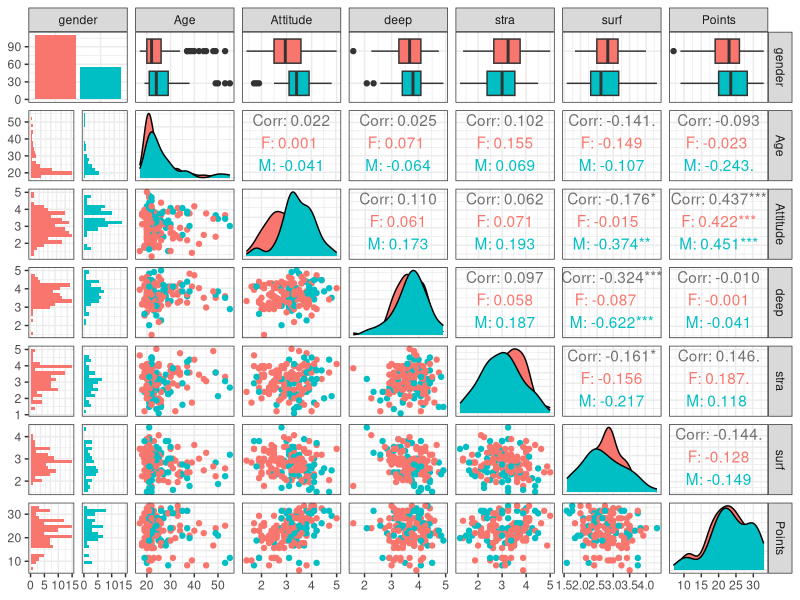
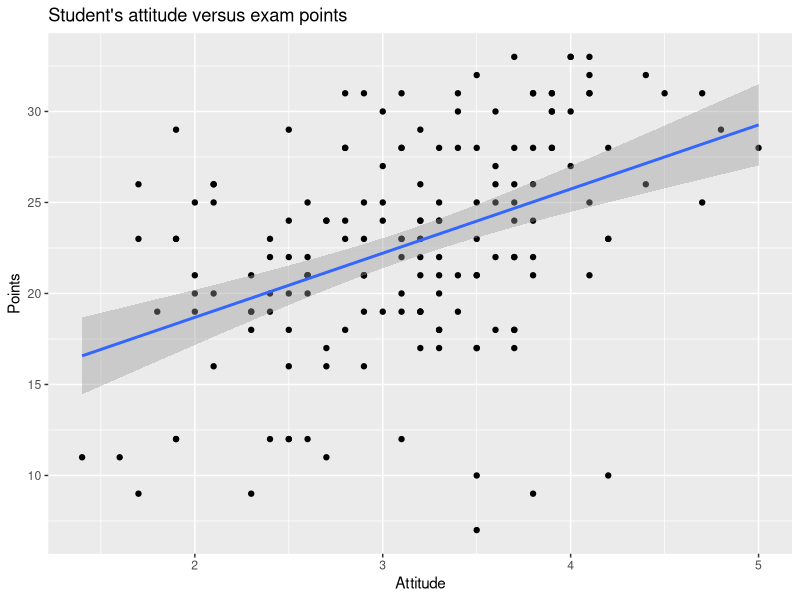
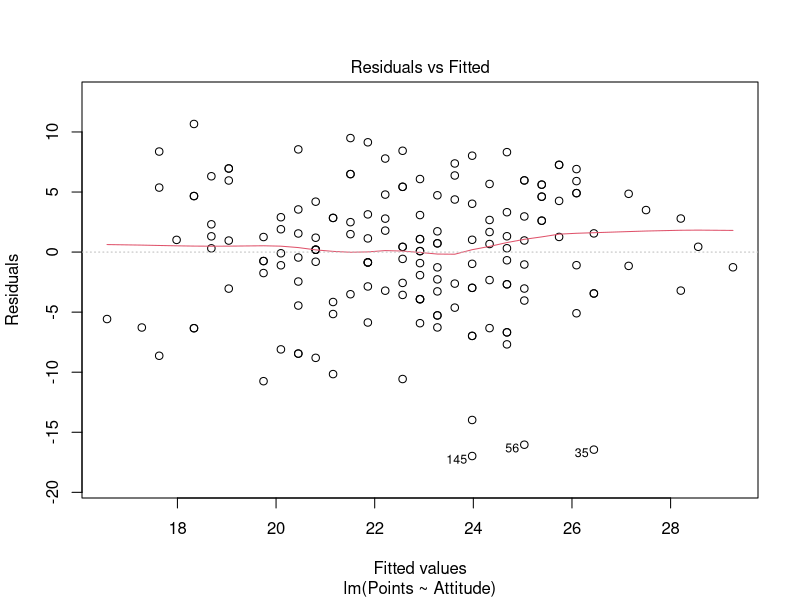
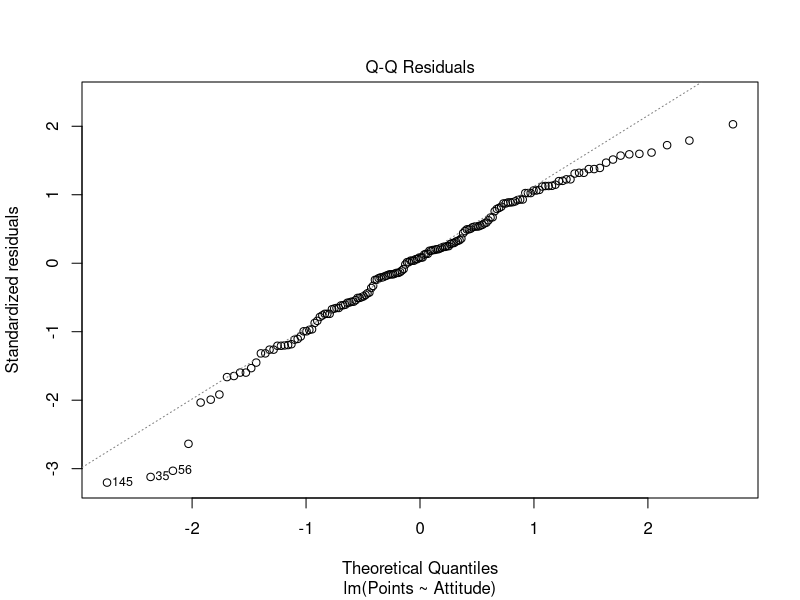
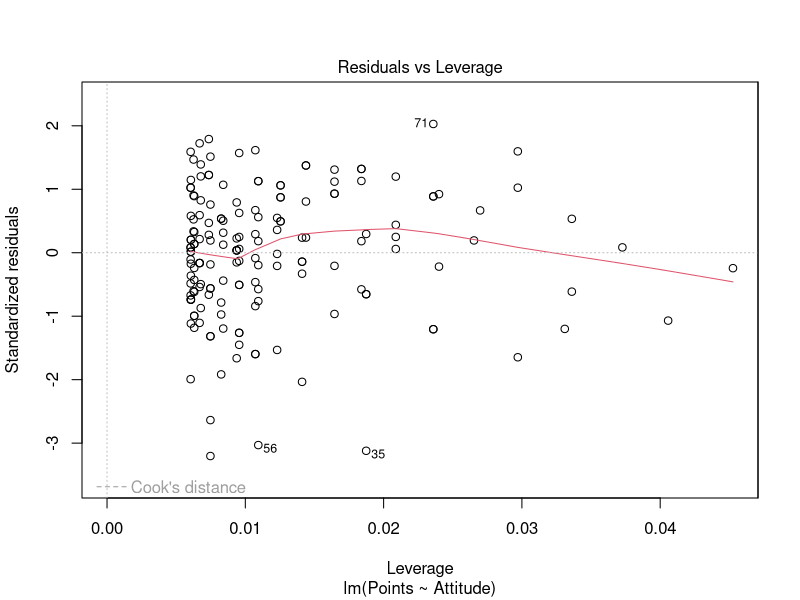

Reproduce these figures in R, in order.
## ---- chunk 1
date()
## ---- chunk 2
#This week I studied chapter 7 "Linear regression" from the book R for health data science, available here: https://argoshare.is.ed.ac.uk/healthyr_book/chap07-h1.html
#I am also learning data wrangling, which means how to manage large datatables and create small, managable working size tables. After that I am learning regression analysis and model validation with univariate and multivariate regression models.
## ---- chunk 3
#The codes for this exercise is available inside data folder along with the file created
#create_learning2014.R
#assignment2_regression_and_model_validation_data_wrangling.csv
## ---- chunk 4
#This dataset comes from survey during the study "The relationship between learning approaches and students' achievements in an introductory statistics course in Finland, 2015". The results of the study are available here: https://www.slideshare.net/kimmovehkalahti/the-relationship-between-learning-approaches-and-students-achievements-in-an-introductory-statistics-course-in-finland 
## ---- chunk 5
learning2014 <- read.csv("data/assignment2_regression_and_model_validation_data_wrangling.csv")
dim(learning2014)
#166 rows and 7 columns

#I am using a shorter version of the dataset produced by data wrangling. Here is the structure of the dataset:
str(learning2014)

#Each column is described below:

# Gender represents Caterogical variable with Male (M) and Female (F)
# Age represents Age (in years) derived from the date of birth
# Attitude is numerical variable representing Global attitude toward statistics
# deep is numerical variable representing Deep approach calculated by taking mean of several other variable output from the survey that aimed to understand about seeking Meaning, relating ideas and use of evidence
# stra is numerical variable representing Strategic approach calculated by taking mean of several other variables that aimed to understand about Organized Studying and Time Management.
# surf is numerical variable representing Surface approach calculated by taking mean of several other variables that aimed to understand about Lack of Purpose, Unrelated Memorising and Syllabus-boundness.
# Points is numerical variable with integers representing Exam points

## ---- chunk 6
#Here is a summary table of the above dataset:
summary(learning2014)

# In this study female participants were almost double in number compared to male participants. Based on the summary analysis deep, surface, strategic questions and points are normally distributed as their mean and median values are very close. Age distribution seems to be scewed towards left, i.e younger participants (Standard deviation: 21 - 27 years old), with a few older students (maximum 55 years old).

#Here is a graphical overview from the dataset for better understanding of the relationship of available variables:

library(GGally) 
library(ggplot2)
# Draw the plot 
p <- ggpairs(learning2014, mapping = aes(col = gender), 
                     lower = list(combo = wrap("facethist", bins = 20))) + theme_bw()
p


# Male students are more likely to show high attitude towards statistics.
# There was almost no correlation between age and other variables. 
# Male students show significant negative correlation in Surface approach and their attitude as well as response to deep approach questions. 
# There was significant negative correlation between attitude and points scored for both genders.
# Also negative correlation is observed in both genders points scored and their response to deep and surface approach, although the results were not significant. 

## ---- chunk 7
# fit a linear model
my_model <- lm(Points ~ Attitude + stra+ surf, data = learning2014)
# print out a summary of the model
summary(my_model)
## ---- chunk 8
#In this multivariate model the most important factor affecting the student's final exam result appears to be only *Attitude* (p-value less than 0)! There is no significant relationship between strategic and surface approach to points scored. The R-squared value of 0.2074 implies that the model can explain 20% or about one-fifth of the variation in the outcome.

# fit a linear model with variangle with statistically significant relationship with Points, i.e Attitude
my_model <- lm(Points ~ Attitude, data = learning2014)
# print out a summary of the model
summary(my_model)
## ---- chunk 9
# Target variable 'Points' has statistically significant relationship with explanatory variable 'Attitute' (P-value less than 0). At estimated (theoretical) attitude value of 0 the points scored would be 11.64 with a standard error 1.83. For every point of attitude increased, there is 3.53 more exam points scored with a standard error of 0.57.

#R-squared is always between 0 and 1, 0 (representing 0%) indicates that the model explains none of the variability of the response data around its mean. 1 (representing 100%) indicates that the model explains all the variability of the response data around its mean. Multiple R-squared is used for evaluating how well the model fits the data. In this case, Multiple R-squared value of 0.1906 implies that the model can explain only 19.06% of the variation in the outcome.

#This is how the model looks
library(ggplot2)
qplot(Attitude, Points, data = learning2014) + geom_smooth(method = "lm") + ggtitle("Student's attitude versus exam points")

## ---- chunk 10
#R makes it easy to graphically explore the validity of your model assumptions. If you give a linear model object as the first argument to the `plot()` function, the function automatically assumes you want diagnostic plots and will produce them. You can check the help page of plotting an lm object by typing `?plot.lm` or `help(plot.lm)` to the R console. 

#In the plot function you can then use the argument `which` to choose which plots you want. `which` must be an integer vector corresponding to the following list of plots:
#which | graphic                                 
#----- | --------
#1     | Residuals vs Fitted values 
#2     | Normal QQ-plot
#3     | Standardized residuals vs Fitted values
#4     | Cook's distances
#5     | Residuals vs Leverage 
#6     | Cook's distance vs Leverage
## ---- chunk 11
# draw diagnostic plots using the plot() function. Choose the plots 1, 2 and 5
#Residuals vs Fitted values
plot(my_model, which = 1)
## ---- chunk 12
#The Residuals vs Fitted plot studies the variance of the residuals. This plot represents the deviation of the observed values of an element of a statistical sample from its theoretical value. The residual of an observed value is the difference between the observed value and the estimated value of the quantity of interest.

#Here, the linearity of the regression model is supported by homoscedasticity, or homogeneity of variances. Homoscedasticity is an assumption of equal or similar variances in different groups being compared. In this model we see that residuals appear close to 10 points difference (positive and negative) from the fitted values. There are three exceptional observations 145, 56 and 35.
## ---- chunk 13
#Normal QQ-plot
plot(my_model, which = 2)
## ---- chunk 14
#A Q-Q (quantile-quantile) plot is a probability plot. It is used for comparing two probability distributions by plotting their quantiles against each other. Here, the two distributions being compared are the fitted model vs the observed values. Our model is normally distrubuted. There are some non fitting observations at the extremes of the distribution. These are expected to have very little impact on the model. The observations 145, 56 and 35 again appear as not good representations of the fitted model.
## ---- chunk 15
#Residuals vs Leverage
plot(my_model, which = 5)
## ---- chunk 16
#Here we plotted the standardized residuals vs the leverage of the fitted model. Leverage is a measure of how far away the independent variable values of an observation are from those of the other observations. This plot shows the impact of every single observation on the fitted model. There are some results that have a high impact on the model,suggesting that the results are driven by a few data points. Here again 56 and 35and a new observation 71 have influence but 145 does not have very high leverage.
